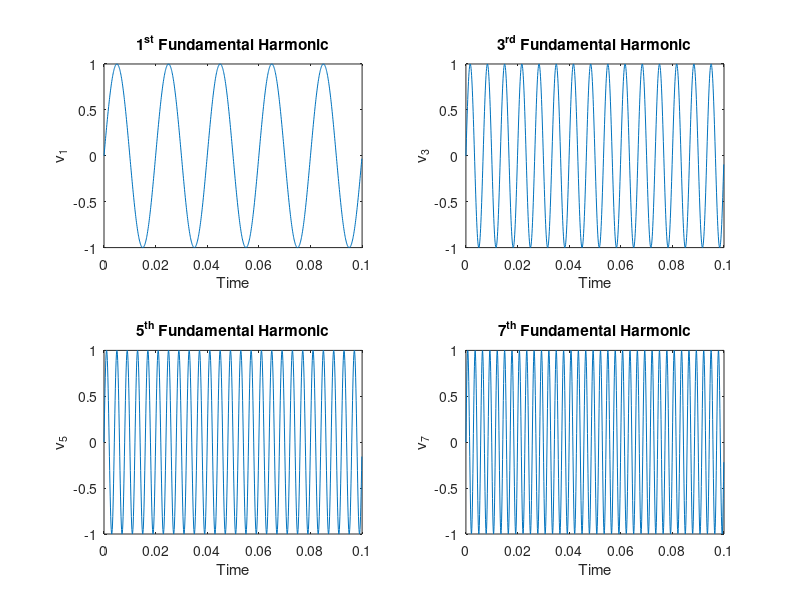

This chart was generated by the following MATLAB code: (Note: this script raises an error after producing the figure.)
% In FFT always try to take number of samples in the power of 2.
% Greater the samples greater will be the accuracy.

clc;
clear all;
close all;

fs = 10000; % Sampling Frequency
ts = 1/fs; % Sampled Time
t = 0:ts:0.1-ts; % Making intervals of the wave or sampling the wave.
L = length(t); % Number of Samples.
f = 50; % Fundamental Frequency = 50 Hz.
h1 = 1; % 1st Harmonic
h3 = 3; % 3rd Harmonic
h5 = 5; % 5th Harmonic
h7 = 7; % 7th Harmonic

v1 = 1*sin(2*pi*h1*f*t);
v3 = 1*sin(2*pi*h3*f*t);
v5 = 1*sin(2*pi*h5*f*t);
v7 = 1*sin(2*pi*h7*f*t);

v_sum = v1 + v3 + v5 + v7;

v_fft = fft(v_sum); % Taking Fast Fourier Transform of v_sum.
v_abs_with_random_amplitude = abs(v_fft); % Taking real values so that we can plot.
v_abs = 2*abs(v_fft)/L; % Correcting the Amplitude part so that graph can show correct amplitude of the harmonics also.
x_axis = (0:L-1)*fs/L;


% Plotting the Graphs of Waves.

figure (1)
subplot (2, 2, 1)
plot (t, v1)
title('1^{st} Fundamental Harmonic')
xlabel('Time')
ylabel('v_1')

subplot (2, 2, 2)
plot (t, v3)
title('3^{rd} Fundamental Harmonic')
xlabel('Time')
ylabel('v_3')

subplot (2, 2, 3)
plot (t, v5)
title('5^{th} Fundamental Harmonic')
xlabel('Time')
ylabel('v_5')

subplot (2, 2, 4)
plot (t, v7)
title('7^{th} Fundamental Harmonic')
xlabel('Time')
ylabel('v_7')
suptitle('1^{st}, 3^{rd}, 5^{th} and 7^{th} Harmonics') % We can use sgtitle also but it comes in the 2018th version of MATLAB.


figure (2)
plot (t, v_sum)
title('Overall sum of the wave containing 1st, 3rd, 5th and 7th Harmonics')
xlabel('Time')
ylabel('v_{sum}')


figure (3)
plot (x_axis, v_abs)
title('Fourier Transform of v_{sum}')
ylabel('v^{fft}_{sum}')